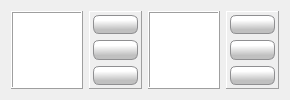
      <widget class="QWidget" name="tab_localizations">
       <attribute name="icon">
        <iconset resource="../res/main_form.qrc">
         <normaloff>:/icons/res/icon/location.png</normaloff>:/icons/res/icon/location.png</iconset>
       </attribute>
       <attribute name="title">
        <string>Lokalizacja</string>
       </attribute>
       <layout class="QHBoxLayout" name="hrlayout_tab_localizations">
        <item>
         <widget class="QTableView" name="tblvw_localization">
          <property name="inputMethodHints">
           <set>Qt::ImhNone</set>
          </property>
          <property name="frameShape">
           <enum>QFrame::Box</enum>
          </property>
          <property name="frameShadow">
           <enum>QFrame::Raised</enum>
          </property>
          <property name="sizeAdjustPolicy">
           <enum>QAbstractScrollArea::AdjustToContents</enum>
          </property>
          <property name="editTriggers">
           <set>QAbstractItemView::NoEditTriggers</set>
          </property>
          <property name="alternatingRowColors">
           <bool>false</bool>
          </property>
          <property name="selectionMode">
           <enum>QAbstractItemView::SingleSelection</enum>
          </property>
          <property name="selectionBehavior">
           <enum>QAbstractItemView::SelectRows</enum>
          </property>
          <property name="gridStyle">
           <enum>Qt::DashLine</enum>
          </property>
          <attribute name="horizontalHeaderCascadingSectionResizes">
           <bool>false</bool>
          </attribute>
          <attribute name="horizontalHeaderMinimumSectionSize">
           <number>10</number>
          </attribute>
          <attribute name="horizontalHeaderStretchLastSection">
           <bool>true</bool>
          </attribute>
          <attribute name="verticalHeaderMinimumSectionSize">
           <number>25</number>
          </attribute>
          <attribute name="verticalHeaderDefaultSectionSize">
           <number>25</number>
          </attribute>
          <attribute name="verticalHeaderStretchLastSection">
           <bool>false</bool>
          </attribute>
         </widget>
        </item>
        <item>
         <widget class="QFrame" name="localization_control_frame">
          <property name="sizePolicy">
           <sizepolicy hsizetype="Minimum" vsizetype="Minimum">
            <horstretch>0</horstretch>
            <verstretch>0</verstretch>
           </sizepolicy>
          </property>
          <property name="minimumSize">
           <size>
            <width>0</width>
            <height>0</height>
           </size>
          </property>
          <property name="frameShape">
           <enum>QFrame::Panel</enum>
          </property>
          <property name="frameShadow">
           <enum>QFrame::Raised</enum>
          </property>
          <layout class="QVBoxLayout" name="vtlayout_localization_control_frame">
           <property name="leftMargin">
            <number>3</number>
           </property>
           <property name="topMargin">
            <number>3</number>
           </property>
           <property name="rightMargin">
            <number>3</number>
           </property>
           <property name="bottomMargin">
            <number>3</number>
           </property>
           <item>
            <widget class="QPushButton" name="btn_localization_add">
             <property name="sizePolicy">
              <sizepolicy hsizetype="Fixed" vsizetype="Expanding">
               <horstretch>0</horstretch>
               <verstretch>0</verstretch>
              </sizepolicy>
             </property>
             <property name="minimumSize">
              <size>
               <width>45</width>
               <height>0</height>
              </size>
             </property>
             <property name="cursor">
              <cursorShape>PointingHandCursor</cursorShape>
             </property>
             <property name="toolTip">
              <string>Dodaj lokalizację</string>
             </property>
             <property name="styleSheet">
              <string notr="true">QPushButton {
border: 1px solid #8f8f91;
border-radius: 6px;
background-color: qlineargradient(spread:pad, x1:0.529318, y1:1, x2:0.511909, y2:0.262, stop:0.295455 rgba(192, 192, 192, 255), stop:1 rgba(255, 255, 255, 255))
}
QPushButton:hover {
border: 1px solid #8f8f91;
border-radius: 6px;
background-color: qlineargradient(spread:pad, x1:0.507, y1:0.937, x2:0.489, y2:0.08, stop:0 rgba(207, 207, 207, 255), stop:1 rgba(255, 255, 255, 255))
 }
QPushButton:pressed {
border: 1px solid #8f8f91;
border-radius: 6px;
 background-color: qlineargradient(spread:pad, x1:0.513, y1:0, x2:0.495, y2:0.886, stop:0.306818 rgba(208, 208, 208, 255), stop:1 rgba(255, 255, 255, 255))
}</string>
             </property>
             <property name="text">
              <string/>
             </property>
             <property name="icon">
              <iconset resource="../res/main_form.qrc">
               <normaloff>:/icons/res/icon/plus.png</normaloff>:/icons/res/icon/plus.png</iconset>
             </property>
             <property name="iconSize">
              <size>
               <width>32</width>
               <height>32</height>
              </size>
             </property>
            </widget>
           </item>
           <item>
            <widget class="QPushButton" name="btn_localization_edit">
             <property name="sizePolicy">
              <sizepolicy hsizetype="Fixed" vsizetype="Expanding">
               <horstretch>0</horstretch>
               <verstretch>0</verstretch>
              </sizepolicy>
             </property>
             <property name="minimumSize">
              <size>
               <width>45</width>
               <height>0</height>
              </size>
             </property>
             <property name="cursor">
              <cursorShape>PointingHandCursor</cursorShape>
             </property>
             <property name="toolTip">
              <string>Edytuj lokalizację</string>
             </property>
             <property name="styleSheet">
              <string notr="true">QPushButton {
border: 1px solid #8f8f91;
border-radius: 6px;
background-color: qlineargradient(spread:pad, x1:0.529318, y1:1, x2:0.511909, y2:0.262, stop:0.295455 rgba(192, 192, 192, 255), stop:1 rgba(255, 255, 255, 255))
}
QPushButton:hover {
border: 1px solid #8f8f91;
border-radius: 6px;
background-color: qlineargradient(spread:pad, x1:0.507, y1:0.937, x2:0.489, y2:0.08, stop:0 rgba(207, 207, 207, 255), stop:1 rgba(255, 255, 255, 255))
 }
QPushButton:pressed {
border: 1px solid #8f8f91;
border-radius: 6px;
 background-color: qlineargradient(spread:pad, x1:0.513, y1:0, x2:0.495, y2:0.886, stop:0.306818 rgba(208, 208, 208, 255), stop:1 rgba(255, 255, 255, 255))
}</string>
             </property>
             <property name="text">
              <string/>
             </property>
             <property name="icon">
              <iconset resource="../res/main_form.qrc">
               <normaloff>:/icons/res/icon/pen.png</normaloff>:/icons/res/icon/pen.png</iconset>
             </property>
             <property name="iconSize">
              <size>
               <width>32</width>
               <height>32</height>
              </size>
             </property>
            </widget>
           </item>
           <item>
            <widget class="QPushButton" name="btn_localization_delete">
             <property name="sizePolicy">
              <sizepolicy hsizetype="Fixed" vsizetype="Expanding">
               <horstretch>0</horstretch>
               <verstretch>0</verstretch>
              </sizepolicy>
             </property>
             <property name="minimumSize">
              <size>
               <width>45</width>
               <height>0</height>
              </size>
             </property>
             <property name="cursor">
              <cursorShape>PointingHandCursor</cursorShape>
             </property>
             <property name="toolTip">
              <string>Usuń lokalizację</string>
             </property>
             <property name="styleSheet">
              <string notr="true">QPushButton {
border: 1px solid #8f8f91;
border-radius: 6px;
background-color: qlineargradient(spread:pad, x1:0.529318, y1:1, x2:0.511909, y2:0.262, stop:0.295455 rgba(192, 192, 192, 255), stop:1 rgba(255, 255, 255, 255))
}
QPushButton:hover {
border: 1px solid #8f8f91;
border-radius: 6px;
background-color: qlineargradient(spread:pad, x1:0.507, y1:0.937, x2:0.489, y2:0.08, stop:0 rgba(207, 207, 207, 255), stop:1 rgba(255, 255, 255, 255))
 }
QPushButton:pressed {
border: 1px solid #8f8f91;
border-radius: 6px;
 background-color: qlineargradient(spread:pad, x1:0.513, y1:0, x2:0.495, y2:0.886, stop:0.306818 rgba(208, 208, 208, 255), stop:1 rgba(255, 255, 255, 255))
}</string>
             </property>
             <property name="text">
              <string/>
             </property>
             <property name="icon">
              <iconset resource="../res/main_form.qrc">
               <normaloff>:/icons/res/icon/decline.png</normaloff>:/icons/res/icon/decline.png</iconset>
             </property>
             <property name="iconSize">
              <size>
               <width>32</width>
               <height>32</height>
              </size>
             </property>
            </widget>
           </item>
          </layout>
         </widget>
        </item>
        <item>
         <widget class="QTableView" name="tblvw_devices">
          <property name="inputMethodHints">
           <set>Qt::ImhNone</set>
          </property>
          <property name="frameShape">
           <enum>QFrame::Box</enum>
          </property>
          <property name="frameShadow">
           <enum>QFrame::Raised</enum>
          </property>
          <property name="sizeAdjustPolicy">
           <enum>QAbstractScrollArea::AdjustToContents</enum>
          </property>
          <property name="editTriggers">
           <set>QAbstractItemView::NoEditTriggers</set>
          </property>
          <property name="alternatingRowColors">
           <bool>false</bool>
          </property>
          <property name="selectionMode">
           <enum>QAbstractItemView::SingleSelection</enum>
          </property>
          <property name="selectionBehavior">
           <enum>QAbstractItemView::SelectRows</enum>
          </property>
          <property name="gridStyle">
           <enum>Qt::DashLine</enum>
          </property>
          <attribute name="horizontalHeaderMinimumSectionSize">
           <number>10</number>
          </attribute>
          <attribute name="horizontalHeaderStretchLastSection">
           <bool>true</bool>
          </attribute>
          <attribute name="verticalHeaderMinimumSectionSize">
           <number>25</number>
          </attribute>
          <attribute name="verticalHeaderDefaultSectionSize">
           <number>25</number>
          </attribute>
         </widget>
        </item>
        <item>
         <widget class="QFrame" name="devices_control_frame">
          <property name="sizePolicy">
           <sizepolicy hsizetype="Minimum" vsizetype="Minimum">
            <horstretch>0</horstretch>
            <verstretch>0</verstretch>
           </sizepolicy>
          </property>
          <property name="minimumSize">
           <size>
            <width>0</width>
            <height>0</height>
           </size>
          </property>
          <property name="frameShape">
           <enum>QFrame::Panel</enum>
          </property>
          <property name="frameShadow">
           <enum>QFrame::Raised</enum>
          </property>
          <layout class="QVBoxLayout" name="vtlayout_devices_control_frame" stretch="0,0,0">
           <property name="spacing">
            <number>6</number>
           </property>
           <property name="sizeConstraint">
            <enum>QLayout::SetMaximumSize</enum>
           </property>
           <property name="leftMargin">
            <number>3</number>
           </property>
           <property name="topMargin">
            <number>3</number>
           </property>
           <property name="rightMargin">
            <number>3</number>
           </property>
           <property name="bottomMargin">
            <number>3</number>
           </property>
           <item>
            <widget class="QPushButton" name="btn_devices_add">
             <property name="sizePolicy">
              <sizepolicy hsizetype="Fixed" vsizetype="Expanding">
               <horstretch>0</horstretch>
               <verstretch>0</verstretch>
              </sizepolicy>
             </property>
             <property name="minimumSize">
              <size>
               <width>45</width>
               <height>0</height>
              </size>
             </property>
             <property name="cursor">
              <cursorShape>PointingHandCursor</cursorShape>
             </property>
             <property name="toolTip">
              <string>Dodaj urządzenie</string>
             </property>
             <property name="styleSheet">
              <string notr="true">QPushButton {
border: 1px solid #8f8f91;
border-radius: 6px;
background-color: qlineargradient(spread:pad, x1:0.529318, y1:1, x2:0.511909, y2:0.262, stop:0.295455 rgba(192, 192, 192, 255), stop:1 rgba(255, 255, 255, 255))
}
QPushButton:hover {
border: 1px solid #8f8f91;
border-radius: 6px;
background-color: qlineargradient(spread:pad, x1:0.507, y1:0.937, x2:0.489, y2:0.08, stop:0 rgba(207, 207, 207, 255), stop:1 rgba(255, 255, 255, 255))
 }
QPushButton:pressed {
border: 1px solid #8f8f91;
border-radius: 6px;
 background-color: qlineargradient(spread:pad, x1:0.513, y1:0, x2:0.495, y2:0.886, stop:0.306818 rgba(208, 208, 208, 255), stop:1 rgba(255, 255, 255, 255))
}</string>
             </property>
             <property name="text">
              <string/>
             </property>
             <property name="icon">
              <iconset resource="../res/main_form.qrc">
               <normaloff>:/icons/res/icon/plus.png</normaloff>:/icons/res/icon/plus.png</iconset>
             </property>
             <property name="iconSize">
              <size>
               <width>32</width>
               <height>32</height>
              </size>
             </property>
            </widget>
           </item>
           <item>
            <widget class="QPushButton" name="btn_devices_edit">
             <property name="sizePolicy">
              <sizepolicy hsizetype="Fixed" vsizetype="Expanding">
               <horstretch>0</horstretch>
               <verstretch>0</verstretch>
              </sizepolicy>
             </property>
             <property name="minimumSize">
              <size>
               <width>45</width>
               <height>0</height>
              </size>
             </property>
             <property name="cursor">
              <cursorShape>PointingHandCursor</cursorShape>
             </property>
             <property name="toolTip">
              <string>Edytuj urządzenie</string>
             </property>
             <property name="styleSheet">
              <string notr="true">QPushButton {
border: 1px solid #8f8f91;
border-radius: 6px;
background-color: qlineargradient(spread:pad, x1:0.529318, y1:1, x2:0.511909, y2:0.262, stop:0.295455 rgba(192, 192, 192, 255), stop:1 rgba(255, 255, 255, 255))
}
QPushButton:hover {
border: 1px solid #8f8f91;
border-radius: 6px;
background-color: qlineargradient(spread:pad, x1:0.507, y1:0.937, x2:0.489, y2:0.08, stop:0 rgba(207, 207, 207, 255), stop:1 rgba(255, 255, 255, 255))
 }
QPushButton:pressed {
border: 1px solid #8f8f91;
border-radius: 6px;
 background-color: qlineargradient(spread:pad, x1:0.513, y1:0, x2:0.495, y2:0.886, stop:0.306818 rgba(208, 208, 208, 255), stop:1 rgba(255, 255, 255, 255))
}</string>
             </property>
             <property name="text">
              <string/>
             </property>
             <property name="icon">
              <iconset resource="../res/main_form.qrc">
               <normaloff>:/icons/res/icon/pen.png</normaloff>:/icons/res/icon/pen.png</iconset>
             </property>
             <property name="iconSize">
              <size>
               <width>32</width>
               <height>32</height>
              </size>
             </property>
            </widget>
           </item>
           <item>
            <widget class="QPushButton" name="btn_devices_delete">
             <property name="sizePolicy">
              <sizepolicy hsizetype="Fixed" vsizetype="Expanding">
               <horstretch>0</horstretch>
               <verstretch>0</verstretch>
              </sizepolicy>
             </property>
             <property name="minimumSize">
              <size>
               <width>45</width>
               <height>0</height>
              </size>
             </property>
             <property name="cursor">
              <cursorShape>PointingHandCursor</cursorShape>
             </property>
             <property name="toolTip">
              <string>Usuń urządzenie</string>
             </property>
             <property name="styleSheet">
              <string notr="true">QPushButton {
border: 1px solid #8f8f91;
border-radius: 6px;
background-color: qlineargradient(spread:pad, x1:0.529318, y1:1, x2:0.511909, y2:0.262, stop:0.295455 rgba(192, 192, 192, 255), stop:1 rgba(255, 255, 255, 255))
}
QPushButton:hover {
border: 1px solid #8f8f91;
border-radius: 6px;
background-color: qlineargradient(spread:pad, x1:0.507, y1:0.937, x2:0.489, y2:0.08, stop:0 rgba(207, 207, 207, 255), stop:1 rgba(255, 255, 255, 255))
 }
QPushButton:pressed {
border: 1px solid #8f8f91;
border-radius: 6px;
 background-color: qlineargradient(spread:pad, x1:0.513, y1:0, x2:0.495, y2:0.886, stop:0.306818 rgba(208, 208, 208, 255), stop:1 rgba(255, 255, 255, 255))
}</string>
             </property>
             <property name="text">
              <string/>
             </property>
             <property name="icon">
              <iconset resource="../res/main_form.qrc">
               <normaloff>:/icons/res/icon/decline.png</normaloff>:/icons/res/icon/decline.png</iconset>
             </property>
             <property name="iconSize">
              <size>
               <width>32</width>
               <height>32</height>
              </size>
             </property>
            </widget>
           </item>
          </layout>
         </widget>
        </item>
       </layout>
      </widget>
